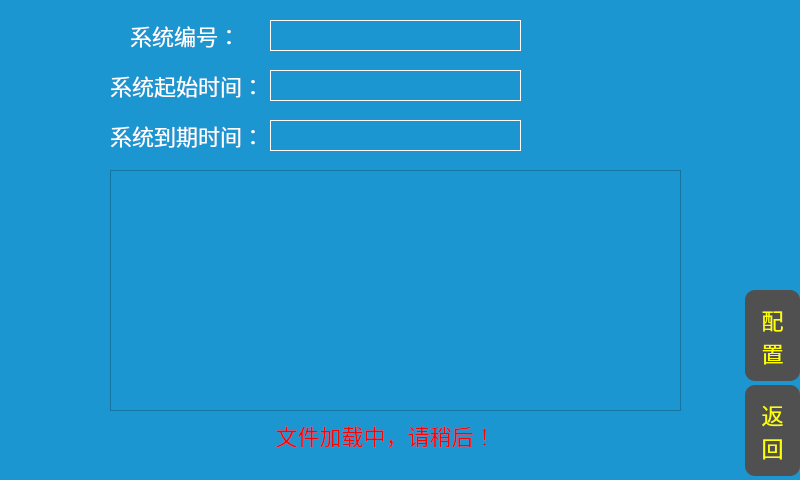
<?xml version="1.0" encoding="UTF-8"?>
<ui version="4.0">
 <class>DialogSysSetiing</class>
 <widget class="QDialog" name="DialogSysSetiing">
  <property name="geometry">
   <rect>
    <x>0</x>
    <y>0</y>
    <width>800</width>
    <height>480</height>
   </rect>
  </property>
  <property name="windowTitle">
   <string>Dialog</string>
  </property>
  <property name="styleSheet">
   <string notr="true">QWidget{
background-color: rgb(27, 150, 208);
}
QPushButton{
border-radius:10;
background-color: rgb(80, 80, 80);
font-size:22px;
color:rgb(255, 255, 0);
}
QPushButton::pressed{
background-color: rgb(120, 120, 120);
}
QLineEdit{
color:white;
border:1px solid white;
font-size:22px;
}
QLabel{
color:white;
font-size:22px;
}</string>
  </property>
  <widget class="QLabel" name="label">
   <property name="geometry">
    <rect>
     <x>130</x>
     <y>20</y>
     <width>131</width>
     <height>31</height>
    </rect>
   </property>
   <property name="styleSheet">
    <string notr="true"/>
   </property>
   <property name="text">
    <string>系统编号：</string>
   </property>
  </widget>
  <widget class="QLabel" name="label_2">
   <property name="geometry">
    <rect>
     <x>110</x>
     <y>70</y>
     <width>151</width>
     <height>31</height>
    </rect>
   </property>
   <property name="styleSheet">
    <string notr="true"/>
   </property>
   <property name="text">
    <string>系统起始时间：</string>
   </property>
  </widget>
  <widget class="QLabel" name="label_3">
   <property name="geometry">
    <rect>
     <x>110</x>
     <y>120</y>
     <width>151</width>
     <height>31</height>
    </rect>
   </property>
   <property name="styleSheet">
    <string notr="true"/>
   </property>
   <property name="text">
    <string>系统到期时间：</string>
   </property>
  </widget>
  <widget class="QLineEdit" name="startTime_le">
   <property name="geometry">
    <rect>
     <x>270</x>
     <y>70</y>
     <width>251</width>
     <height>31</height>
    </rect>
   </property>
   <property name="styleSheet">
    <string notr="true"/>
   </property>
  </widget>
  <widget class="QLineEdit" name="deadline_le">
   <property name="geometry">
    <rect>
     <x>270</x>
     <y>120</y>
     <width>251</width>
     <height>31</height>
    </rect>
   </property>
   <property name="styleSheet">
    <string notr="true"/>
   </property>
  </widget>
  <widget class="QTableWidget" name="USB_tw">
   <property name="geometry">
    <rect>
     <x>110</x>
     <y>170</y>
     <width>571</width>
     <height>241</height>
    </rect>
   </property>
   <property name="styleSheet">
    <string notr="true"/>
   </property>
   <property name="editTriggers">
    <set>QAbstractItemView::NoEditTriggers</set>
   </property>
   <property name="alternatingRowColors">
    <bool>true</bool>
   </property>
   <property name="selectionMode">
    <enum>QAbstractItemView::SingleSelection</enum>
   </property>
   <property name="selectionBehavior">
    <enum>QAbstractItemView::SelectRows</enum>
   </property>
   <property name="columnCount">
    <number>0</number>
   </property>
  </widget>
  <widget class="QPushButton" name="pushButton">
   <property name="geometry">
    <rect>
     <x>745</x>
     <y>290</y>
     <width>55</width>
     <height>91</height>
    </rect>
   </property>
   <property name="styleSheet">
    <string notr="true"/>
   </property>
   <property name="text">
    <string>配
置</string>
   </property>
  </widget>
  <widget class="QPushButton" name="pushButton_2">
   <property name="geometry">
    <rect>
     <x>745</x>
     <y>385</y>
     <width>55</width>
     <height>91</height>
    </rect>
   </property>
   <property name="styleSheet">
    <string notr="true"/>
   </property>
   <property name="text">
    <string>返
回</string>
   </property>
  </widget>
  <widget class="QLineEdit" name="lineEdit">
   <property name="geometry">
    <rect>
     <x>270</x>
     <y>20</y>
     <width>251</width>
     <height>31</height>
    </rect>
   </property>
   <property name="styleSheet">
    <string notr="true"/>
   </property>
   <property name="text">
    <string/>
   </property>
  </widget>
  <widget class="QLabel" name="label_tips">
   <property name="geometry">
    <rect>
     <x>170</x>
     <y>420</y>
     <width>431</width>
     <height>31</height>
    </rect>
   </property>
   <property name="styleSheet">
    <string notr="true">color:red;
font-size:22px;</string>
   </property>
   <property name="text">
    <string>文件加载中，请稍后！</string>
   </property>
   <property name="alignment">
    <set>Qt::AlignCenter</set>
   </property>
  </widget>
  <widget class="QPushButton" name="pushButton_clear">
   <property name="geometry">
    <rect>
     <x>0</x>
     <y>410</y>
     <width>91</width>
     <height>71</height>
    </rect>
   </property>
   <property name="styleSheet">
    <string notr="true">QPushButton{
background-color:transparent;
}
QPushButton::pressed{
background-color:transparent;
}</string>
   </property>
   <property name="text">
    <string/>
   </property>
  </widget>
 </widget>
 <resources/>
 <connections/>
</ui>
